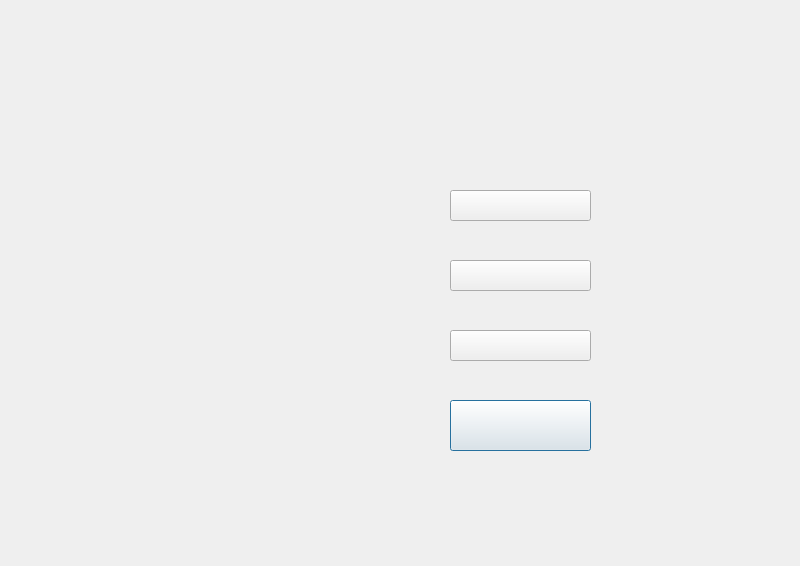
<?xml version="1.0" encoding="UTF-8"?>
<ui version="4.0">
 <class>ThirdMenu</class>
 <widget class="QDialog" name="ThirdMenu">
  <property name="geometry">
   <rect>
    <x>0</x>
    <y>0</y>
    <width>800</width>
    <height>566</height>
   </rect>
  </property>
  <property name="minimumSize">
   <size>
    <width>800</width>
    <height>566</height>
   </size>
  </property>
  <property name="maximumSize">
   <size>
    <width>800</width>
    <height>566</height>
   </size>
  </property>
  <property name="windowTitle">
   <string>Dialog</string>
  </property>
  <property name="styleSheet">
   <string notr="true">background-image: url(:/rec/rec/thirdMenu.png);</string>
  </property>
  <widget class="QPushButton" name="pushButton">
   <property name="geometry">
    <rect>
     <x>450</x>
     <y>400</y>
     <width>141</width>
     <height>51</height>
    </rect>
   </property>
   <property name="styleSheet">
    <string notr="true">background-image: url(:/rec/rec/out.png);</string>
   </property>
   <property name="text">
    <string/>
   </property>
  </widget>
  <widget class="QPushButton" name="pushButton_2">
   <property name="geometry">
    <rect>
     <x>450</x>
     <y>330</y>
     <width>141</width>
     <height>31</height>
    </rect>
   </property>
   <property name="styleSheet">
    <string notr="true">background-image: url(:/rec/rec/hard.png);</string>
   </property>
   <property name="text">
    <string/>
   </property>
  </widget>
  <widget class="QPushButton" name="pushButton_3">
   <property name="geometry">
    <rect>
     <x>450</x>
     <y>260</y>
     <width>141</width>
     <height>31</height>
    </rect>
   </property>
   <property name="styleSheet">
    <string notr="true">background-image: url(:/rec/rec/medium.png);</string>
   </property>
   <property name="text">
    <string/>
   </property>
  </widget>
  <widget class="QPushButton" name="pushButton_4">
   <property name="geometry">
    <rect>
     <x>450</x>
     <y>190</y>
     <width>141</width>
     <height>31</height>
    </rect>
   </property>
   <property name="styleSheet">
    <string notr="true">background-image: url(:/rec/rec/easy.png);</string>
   </property>
   <property name="text">
    <string/>
   </property>
  </widget>
 </widget>
 <resources/>
 <connections/>
</ui>
